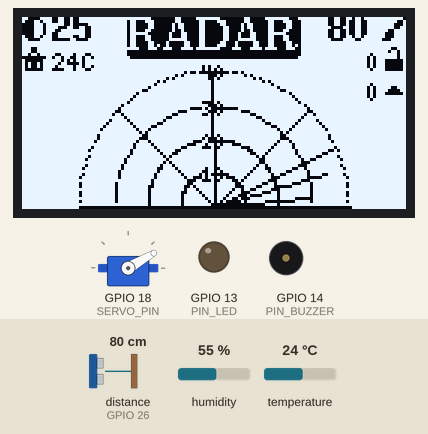
Simulated run of this sketch. Board: ESP32. On the bench: 128×64 one-colour display, servo, output pins drawn as LEDs (lit = HIGH), buzzer (waves = sounding). Wiring (inferred from the names in the program): ultrasonic range finder: trigger GPIO 27; echo GPIO 26. The inputs (shaded band) are chosen by the test bench; at power-on: distance to the obstacle (sensor on GPIO 26) 80 cm, temperature 24 °C, humidity 55 %. The echo pulse lasts 58.3 µs per cm; pins used as bus, display or sensor lines are not drawn; what the sketch prints to the serial monitor is not drawn.

Above: at 12.8 s.
12.9 s: distance to the obstacle (sensor on GPIO 26) set to 2 cm
At 13.25 s:
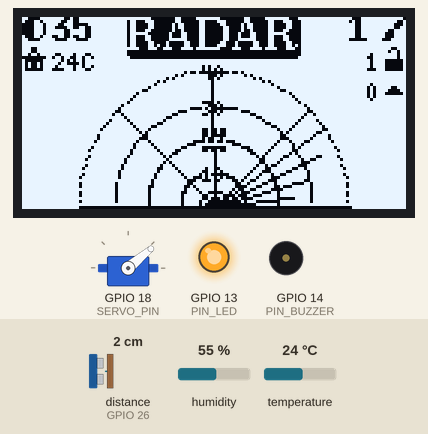
14.8 s: distance to the obstacle (sensor on GPIO 26) set to 60 cm
At 15.21 s:
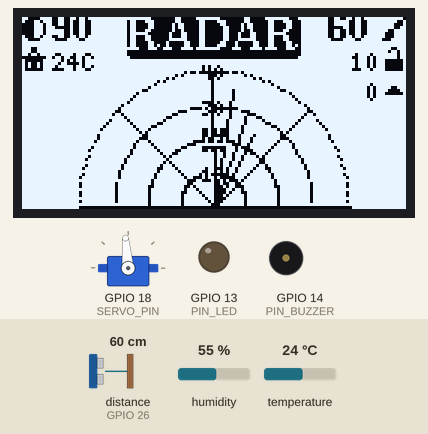
16.9 s: distance to the obstacle (sensor on GPIO 26) set to 4 cm
At 17.25 s:
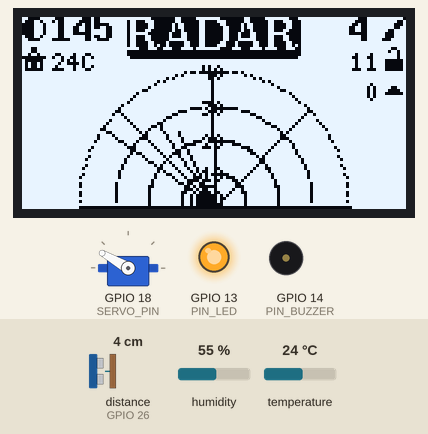
18.8 s: distance to the obstacle (sensor on GPIO 26) set to 250 cm
At 19.06 s:
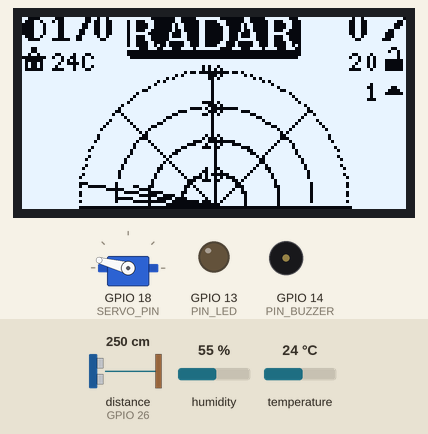
21.2 s: distance to the obstacle (sensor on GPIO 26) set to 9 cm
At 21.4 s:
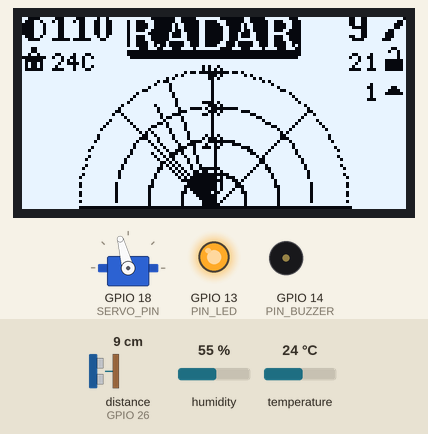
22.9 s: temperature set to 2 °C
At 25.68 s:
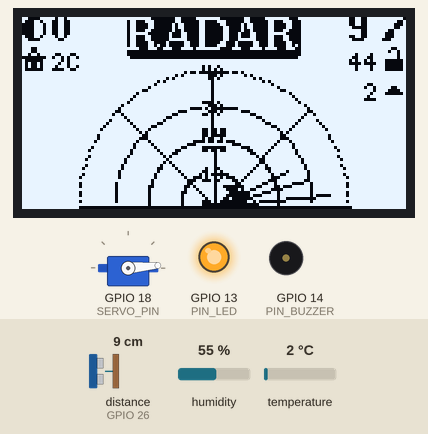
25.9 s: temperature set to 0 °C
Timing chart, 0 to 31.3 s (numbered marks = the images above; inputs shaded):
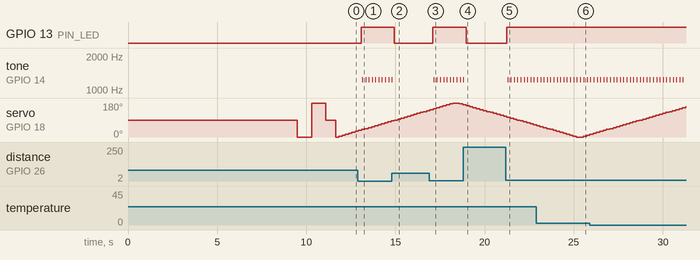

The sketch:

radar.ino
```cpp
#include <ArduinoJson.h>
#include <DHT.h>
#include <DNSServer.h>
#include <ESP32Servo.h>
#include <U8g2lib.h>
#include <WebServer.h>
#include <WebSocketsServer.h>
#include <WiFi.h>
#include <Wire.h>

#define SERVO_PIN 18
#define TRIG_PIN 27
#define ECHO_PIN 26
#define PIN_LED 13
#define PIN_BUZZER 14
#define PIN_DHT 25
#define DHTTYPE DHT11

DHT dht(PIN_DHT, DHTTYPE);
bool systemReady = false;

U8G2_SH1106_128X64_NONAME_F_HW_I2C display(U8G2_R0, U8X8_PIN_NONE);
Servo servo;

const char *AP_SSID = "ta2cay";
const char *AP_PASSWORD = "radar1234";
const byte DNS_PORT = 53;
DNSServer dnsServer;
WebServer httpServer(80);
WebSocketsServer webSocket(81);

float temperature = 0.0, humidity = 0.0;
unsigned long lastDHTRead = 0;
const unsigned long DHT_INTERVAL = 5000;

const int CENTER_X = 64, CENTER_Y = 63, MAX_RADIUS = 45, RINGS = 4;

#define MAX_OBSTACLES 20
struct Obstacle {
  int angle;
  long distance;
  unsigned long timestamp;
  bool active;
};
Obstacle obstacleHistory[MAX_OBSTACLES];

long closestDistance = 999;
int totalDetections = 0;
long totalDistance = 0;
unsigned long scanCount = 0;
unsigned long lastBlink = 0;
bool blinkState = false;

#define FADE_LENGTH 8
int fadeAngles[FADE_LENGTH];
int fadeIndex = 0;

// --- Fonksiyon prototipleri ---
void drawStaticRadar();
void updateRadarDisplay(int angle, long distance);
void addObstacle(int angle, long distance);
void updateFadeTrail(int currentAngle);
void drawFadeEffect();
void drawObstacleHistory();
char *getDangerSymbol(long distance);
long getDistance();
void updateTemp();
void handleLedBuzzer(long dist);

// --- WebSocket veri gönder ---
void sendRadarData(int angle, long distance, int direction) {
  StaticJsonDocument<200> doc;
  doc["angle"] = angle;
  doc["distance"] = (distance >= 999) ? 0 : (int)distance;
  doc["temp"] = (int)temperature;
  doc["hum"] = (int)humidity;
  doc["detections"] = totalDetections;
  doc["scans"] = (int)(scanCount / 36);
  doc["dir"] = direction;
  doc["closest"] = (closestDistance >= 999) ? 0 : (int)closestDistance;
  char json[200];
  serializeJson(doc, json);
  webSocket.broadcastTXT(json);
}

void webSocketEvent(uint8_t num, WStype_t type, uint8_t *payload,
                    size_t length) {
  if (type == WStype_CONNECTED)
    Serial.printf("[WS] Tablet baglandi #%u\n", num);
  if (type == WStype_DISCONNECTED)
    Serial.printf("[WS] Tablet ayrildi  #%u\n", num);
}

extern const char WEB_HTML[];

void setup() {
  Serial.begin(115200);
  pinMode(TRIG_PIN, OUTPUT);
  pinMode(ECHO_PIN, INPUT);
  pinMode(PIN_LED, OUTPUT);
  pinMode(PIN_BUZZER, OUTPUT);
  for (int i = 0; i < FADE_LENGTH; i++)
    fadeAngles[i] = -1;

  dht.begin();
  Wire.begin();
  display.begin();

  // WiFi AP (Kararli Baglanti Icin Statik IP)
  IPAddress local_ip(192, 168, 4, 1);
  IPAddress gateway(192, 168, 4, 1);
  IPAddress subnet(255, 255, 255, 0);
  WiFi.softAPConfig(local_ip, gateway, subnet);
  WiFi.softAP(AP_SSID, AP_PASSWORD);
  Serial.print("AP IP: ");
  Serial.println(WiFi.softAPIP());

  // DNS Sunucusu: Android/iOS'un internet baglantisi sorgularini kendi
  // sunucumuza kandirarak yolla
  dnsServer.start(DNS_PORT, "*", WiFi.softAPIP());

  // HTTP
  httpServer.on("/", []() { httpServer.send_P(200, "text/html", WEB_HTML); });
  httpServer.onNotFound([]() {
    httpServer.sendHeader("Location", String("http://192.168.4.1/"), true);
    httpServer.send(302, "text/plain", "");
  });
  httpServer.begin();

  // WebSocket
  webSocket.begin();
  webSocket.onEvent(webSocketEvent);

  // --- Acilis animasyonu (Yenilendi) ---
  for (int r = 0; r <= 30; r += 3) {
    display.clearBuffer();
    display.drawCircle(64, 32, r);
    if (r > 10)
      display.drawCircle(64, 32, r - 10);
    display.sendBuffer();
    delay(30);
  }
  display.clearBuffer();
  display.setFont(u8g2_font_ncenB10_tr);
  int w1 = display.getStrWidth("TA2CAY");
  display.drawStr(64 - (w1 / 2), 28, "TA2CAY");
  display.setFont(u8g2_font_6x10_tr);
  int w2 = display.getStrWidth("RADAR");
  display.drawStr(64 - (w2 / 2), 44, "RADAR");
  display.drawRFrame(64 - (w1 / 2) - 8, 12, w1 + 16, 38, 4);
  display.sendBuffer();
  delay(1500);

  // WiFi bilgisi OLED'de goster
  display.clearBuffer();
  display.setFont(u8g2_font_6x10_tr);
  display.drawStr(0, 12, "WiFi Agi:");
  display.drawStr(0, 26, "ta2cay");
  display.drawStr(0, 40, "Sifre: radar1234");
  display.drawStr(0, 54, "Tarayici: 192.168.4.1");
  display.sendBuffer();
  delay(4000);

  // Ilerleme
  display.clearBuffer();
  display.setFont(u8g2_font_ncenB08_tr);
  display.drawStr(8, 20, "RADAR YUKLENIYOR...");
  display.drawRFrame(14, 28, 100, 12, 2);
  display.sendBuffer();
  for (int p = 0; p <= 96; p += 4) {
    display.drawBox(16, 30, p, 8);
    display.sendBuffer();
    httpServer.handleClient();
    webSocket.loop();
    delay(40);
  }
  delay(300);

  // Sonar animasyonu
  for (int wave = 0; wave <= 30; wave += 3) {
    display.clearBuffer();
    display.setFont(u8g2_font_6x10_tr);
    display.drawStr(16, 12, "TARAMA BASLIYOR!");
    display.drawDisc(64, 42, 2);
    if (wave >= 3)
      display.drawCircle(64, 42, wave);
    if (wave >= 6)
      display.drawCircle(64, 42, wave - 6);
    if (wave >= 9)
      display.drawCircle(64, 42, wave - 12);
    display.sendBuffer();
    httpServer.handleClient();
    webSocket.loop();
    delay(50);
  }

  // Servo kalibrasyon - Güçlü başlatma sekansı
  servo.attach(SERVO_PIN, 500, 2400);
  delay(500);

  // Statik sürtünmeyi kırmak için tam tur hareket
  servo.write(0);
  delay(800);
  servo.write(180);
  delay(800);
  servo.write(90);
  delay(500);

  systemReady = true;

  display.clearBuffer();
  drawStaticRadar();
  display.sendBuffer();
}

void loop() {
  dnsServer.processNextRequest();
  httpServer.handleClient();
  webSocket.loop();

  if (millis() - lastDHTRead >= DHT_INTERVAL) {
    updateTemp();
    lastDHTRead = millis();
  }

  closestDistance = 999;

  for (int angle = 0; angle <= 180; angle += 5) {
    httpServer.handleClient();
    webSocket.loop();
    servo.write(angle);
    delay(150);
    long dist = getDistance();
    updateRadarDisplay(angle, dist);
    sendRadarData(angle, dist, 1);
    handleLedBuzzer(dist);
  }

  for (int angle = 180; angle >= 0; angle -= 5) {
    httpServer.handleClient();
    webSocket.loop();
    servo.write(angle);
    delay(150);
    long dist = getDistance();
    updateRadarDisplay(angle, dist);
    sendRadarData(angle, dist, -1);
    handleLedBuzzer(dist);
  }
}

void handleLedBuzzer(long dist) {
  if (dist > 0 && dist < 50) {
    digitalWrite(PIN_LED, HIGH);
    if (systemReady) {
      for (int i = 0; i < 10; i++) {
        digitalWrite(PIN_BUZZER, HIGH);
        delayMicroseconds(400);
        digitalWrite(PIN_BUZZER, LOW);
        delayMicroseconds(400);
      }
    }
  } else {
    digitalWrite(PIN_LED, LOW);
    digitalWrite(PIN_BUZZER, LOW);
  }
}

long getDistance() {
  digitalWrite(TRIG_PIN, LOW);
  delayMicroseconds(2);
  digitalWrite(TRIG_PIN, HIGH);
  delayMicroseconds(10);
  digitalWrite(TRIG_PIN, LOW);
  long d = pulseIn(ECHO_PIN, HIGH, 30000);
  if (d == 0)
    return 999;
  long dist = (d / 2) / 29.1;
  return (dist < 0 || dist > 200) ? 999 : dist;
}

void updateTemp() {
  float h = dht.readHumidity();
  float t = dht.readTemperature();
  if (!isnan(h) && !isnan(t)) {
    humidity = h;
    temperature = t;
  }
}
```

radar_helpers.ino
```cpp
void drawStaticRadar() {
  display.setFont(u8g2_font_4x6_tr);
  for (int i = 1; i <= RINGS; i++) {
    int r = (MAX_RADIUS * i) / RINGS;
    for (int angle = 0; angle <= 180; angle += 2) {
      float rad = radians(angle);
      int x = CENTER_X + r * cos(rad);
      int y = CENTER_Y - r * sin(rad);
      if (x >= 0 && x < 128 && y >= 0 && y < 64) display.drawPixel(x, y);
    }
    char lbl[4]; sprintf(lbl, "%d", i * 10);
    int ly = CENTER_Y - r + 3;
    if (ly >= 5 && ly < 59) display.drawStr(CENTER_X - 4, ly, lbl);
  }
  display.drawPixel(CENTER_X, CENTER_Y);
  for (int a = 0; a <= 180; a += 45) {
    float rad = radians(a);
    display.drawLine(CENTER_X, CENTER_Y,
      CENTER_X + MAX_RADIUS * cos(rad),
      CENTER_Y - MAX_RADIUS * sin(rad));
  }
}

void updateRadarDisplay(int angle, long distance) {
  display.clearBuffer();
  display.setDrawColor(1);
  display.drawBox(0, 0, 128, 64);
  display.setDrawColor(0);

  drawStaticRadar();
  updateFadeTrail(angle);
  drawFadeEffect();
  drawObstacleHistory();

  float rad = radians(angle);
  display.drawLine(CENTER_X, CENTER_Y,
    CENTER_X + MAX_RADIUS * cos(rad),
    CENTER_Y - MAX_RADIUS * sin(rad));

  if (distance > 0 && distance <= 50) {
    int or2 = (distance * MAX_RADIUS) / 50;
    int ox = CENTER_X + or2 * cos(rad);
    int oy = CENTER_Y - or2 * sin(rad);
    display.drawDisc(ox, oy, 3);
    display.drawCircle(ox, oy, 5);
    addObstacle(angle, distance);
  }

  scanCount++;
  if (millis() - lastBlink > 500) { blinkState = !blinkState; lastBlink = millis(); }

  char buf[20]; int w;
  display.setFont(u8g2_font_open_iconic_embedded_1x_t); display.drawGlyph(0, 8, 75);
  display.setFont(u8g2_font_7x13B_tr);
  sprintf(buf, "%d%c", angle, 176); display.drawStr(10, 8, buf);

  if (temperature > 0) {
    display.setFont(u8g2_font_open_iconic_thing_1x_t); display.drawGlyph(0, 18, 64);
    display.setFont(u8g2_font_5x7_tr);
    sprintf(buf, "%dC", (int)temperature); display.drawStr(10, 18, buf);
  }

  display.setFont(u8g2_font_open_iconic_thing_1x_t); display.drawGlyph(120, 8, 71);
  display.setFont(u8g2_font_7x13B_tr);
  sprintf(buf, "%ld", distance < 999 ? distance : 0);
  w = display.getStrWidth(buf); display.drawStr(115 - w, 8, buf);

  display.setFont(u8g2_font_open_iconic_thing_1x_t); display.drawGlyph(120, 18, 68);
  display.setFont(u8g2_font_5x7_tr);
  sprintf(buf, "%d", totalDetections);
  w = display.getStrWidth(buf); display.drawStr(118 - w, 18, buf);

  display.setFont(u8g2_font_open_iconic_arrow_1x_t); display.drawGlyph(120, 28, 79);
  display.setFont(u8g2_font_5x7_tr);
  sprintf(buf, "%lu", scanCount / 36);
  w = display.getStrWidth(buf); display.drawStr(118 - w, 28, buf);

  display.setDrawColor(0); display.drawRBox(35, 0, 58, 14, 2);
  display.setDrawColor(1);
  display.setFont(u8g2_font_ncenB10_tr);
  w = display.getStrWidth("RADAR");
  display.drawStr((128 - w) / 2, 11, "RADAR");
  display.setDrawColor(0);

  if (closestDistance < 30 && blinkState) {
    display.setFont(u8g2_font_ncenB08_tr);
    char* sym = getDangerSymbol(closestDistance);
    w = display.getStrWidth(sym);
    display.drawStr((128 - w) / 2, 45, sym);
  }
  display.sendBuffer();
}

void addObstacle(int angle, long distance) {
  unsigned long t = millis();
  for (int i = 0; i < MAX_OBSTACLES; i++)
    if (obstacleHistory[i].active && (t - obstacleHistory[i].timestamp > 10000))
      obstacleHistory[i].active = false;
  for (int i = 0; i < MAX_OBSTACLES; i++) {
    if (!obstacleHistory[i].active) {
      obstacleHistory[i] = {angle, distance, t, true};
      break;
    }
  }
  totalDetections++;
  totalDistance += distance;
  if (distance < closestDistance) closestDistance = distance;
}

void updateFadeTrail(int a) { fadeAngles[fadeIndex] = a; fadeIndex = (fadeIndex+1)%FADE_LENGTH; }

void drawFadeEffect() {
  for (int i = 0; i < FADE_LENGTH; i++) {
    int idx = (fadeIndex - i - 1 + FADE_LENGTH) % FADE_LENGTH;
    int ang = fadeAngles[idx];
    if (ang >= 0 && ang <= 180 && i % 2 == 0) {
      float rad = radians(ang);
      display.drawLine(CENTER_X, CENTER_Y,
        CENTER_X + (MAX_RADIUS - i*3)*cos(rad),
        CENTER_Y - (MAX_RADIUS - i*3)*sin(rad));
    }
  }
}

void drawObstacleHistory() {
  for (int i = 0; i < MAX_OBSTACLES; i++) {
    if (obstacleHistory[i].active) {
      float rad = radians(obstacleHistory[i].angle);
      int r2 = (obstacleHistory[i].distance * MAX_RADIUS) / 50;
      int ox = CENTER_X + r2*cos(rad), oy = CENTER_Y - r2*sin(rad);
      display.drawPixel(ox, oy); display.drawPixel(ox+1, oy);
      display.drawPixel(ox, oy+1); display.drawPixel(ox-1, oy);
    }
  }
}

char* getDangerSymbol(long d) {
  if (d < 15) return "!!!";
  if (d < 30) return "!!";
  return "!";
}
```

web_ui.h
```cpp
#pragma once
extern const char WEB_HTML[];
```

Source omitted: web_ui.cpp (27372 bytes)

Measured:
- after the input at 12.9 s, GPIO 13 (PIN_LED): LOW → HIGH after 0.20 s; tone on GPIO 14 (PIN_BUZZER): alternates 1238 Hz for 0.04 s and silent for 0.14 s, starting after 0.24 s; the display: first differs from a run without the input after 0.24 s (image 1)
- after the input at 14.8 s, GPIO 13 (PIN_LED): HIGH → LOW after 0.15 s; tone on GPIO 14 (PIN_BUZZER): goes on until 14.8 s, then stays silent; the display: first differs from a run without the input after 0.15 s (image 2 shows a later state)
- after the input at 16.9 s, GPIO 13 (PIN_LED): LOW → HIGH after 0.21 s; tone on GPIO 14 (PIN_BUZZER): alternates 1238 Hz for 0.04 s and silent for 0.14 s, starting after 0.25 s; the display: first differs from a run without the input after 0.25 s (image 3)
- after the input at 18.8 s, GPIO 13 (PIN_LED): HIGH → LOW after 0.17 s; tone on GPIO 14 (PIN_BUZZER): goes on until 18.9 s, then stays silent; the display: first differs from a run without the input after 0.17 s (image 4)
- after the input at 21.2 s, GPIO 13 (PIN_LED): LOW → HIGH after 0.05 s; tone on GPIO 14 (PIN_BUZZER): alternates 1238 Hz for 0.04 s and silent for 0.15 s, starting after 0.09 s; the display: changes after 0.06 s (image 5)
